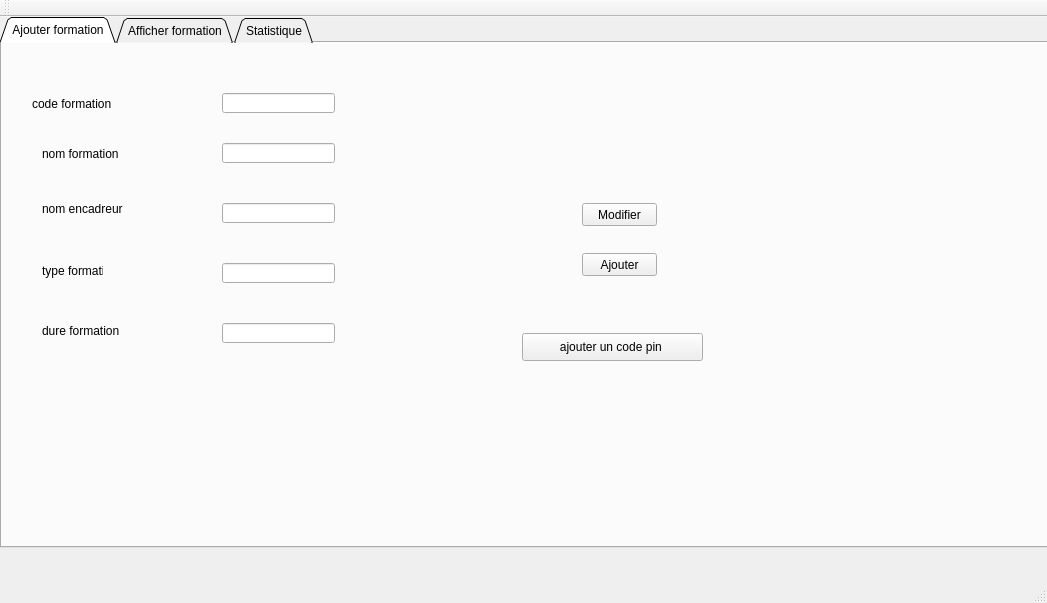
<?xml version="1.0" encoding="UTF-8"?>
<ui version="4.0">
 <class>MainWindow</class>
 <widget class="QMainWindow" name="MainWindow">
  <property name="geometry">
   <rect>
    <x>0</x>
    <y>0</y>
    <width>1047</width>
    <height>603</height>
   </rect>
  </property>
  <property name="windowTitle">
   <string>Gestion des Clients</string>
  </property>
  <widget class="QWidget" name="centralWidget">
   <widget class="QTabWidget" name="tabWidget">
    <property name="geometry">
     <rect>
      <x>0</x>
      <y>0</y>
      <width>1141</width>
      <height>531</height>
     </rect>
    </property>
    <property name="tabShape">
     <enum>QTabWidget::Triangular</enum>
    </property>
    <property name="currentIndex">
     <number>0</number>
    </property>
    <widget class="QWidget" name="tab_3">
     <attribute name="title">
      <string>Ajouter formation</string>
     </attribute>
     <widget class="QLabel" name="label_13">
      <property name="geometry">
       <rect>
        <x>40</x>
        <y>90</y>
        <width>131</width>
        <height>41</height>
       </rect>
      </property>
      <property name="text">
       <string>nom formation</string>
      </property>
     </widget>
     <widget class="QLabel" name="label_14">
      <property name="geometry">
       <rect>
        <x>30</x>
        <y>50</y>
        <width>131</width>
        <height>21</height>
       </rect>
      </property>
      <property name="text">
       <string>code formation</string>
      </property>
     </widget>
     <widget class="QLabel" name="label_15">
      <property name="geometry">
       <rect>
        <x>40</x>
        <y>150</y>
        <width>131</width>
        <height>31</height>
       </rect>
      </property>
      <property name="text">
       <string>nom encadreur</string>
      </property>
     </widget>
     <widget class="QLabel" name="label_16">
      <property name="geometry">
       <rect>
        <x>40</x>
        <y>220</y>
        <width>61</width>
        <height>16</height>
       </rect>
      </property>
      <property name="text">
       <string>type formation</string>
      </property>
     </widget>
     <widget class="QLabel" name="label_17">
      <property name="geometry">
       <rect>
        <x>40</x>
        <y>280</y>
        <width>141</width>
        <height>16</height>
       </rect>
      </property>
      <property name="text">
       <string>dure formation</string>
      </property>
     </widget>
     <widget class="QLineEdit" name="CODE_FORMATION">
      <property name="geometry">
       <rect>
        <x>220</x>
        <y>50</y>
        <width>113</width>
        <height>20</height>
       </rect>
      </property>
     </widget>
     <widget class="QLineEdit" name="NOM_FOR">
      <property name="geometry">
       <rect>
        <x>220</x>
        <y>100</y>
        <width>113</width>
        <height>20</height>
       </rect>
      </property>
     </widget>
     <widget class="QLineEdit" name="NOM_ENCADREUR">
      <property name="geometry">
       <rect>
        <x>220</x>
        <y>160</y>
        <width>113</width>
        <height>20</height>
       </rect>
      </property>
     </widget>
     <widget class="QLineEdit" name="TYPE_FOR">
      <property name="geometry">
       <rect>
        <x>220</x>
        <y>220</y>
        <width>113</width>
        <height>20</height>
       </rect>
      </property>
     </widget>
     <widget class="QLineEdit" name="DURE_FOR">
      <property name="geometry">
       <rect>
        <x>220</x>
        <y>280</y>
        <width>113</width>
        <height>20</height>
       </rect>
      </property>
     </widget>
     <widget class="QPushButton" name="pushButtonAjouter">
      <property name="geometry">
       <rect>
        <x>580</x>
        <y>210</y>
        <width>75</width>
        <height>23</height>
       </rect>
      </property>
      <property name="text">
       <string>Ajouter</string>
      </property>
     </widget>
     <widget class="QPushButton" name="Mod_2">
      <property name="geometry">
       <rect>
        <x>580</x>
        <y>160</y>
        <width>75</width>
        <height>23</height>
       </rect>
      </property>
      <property name="text">
       <string>Modifier</string>
      </property>
     </widget>
     <widget class="QPushButton" name="rechercher_button_2">
      <property name="geometry">
       <rect>
        <x>520</x>
        <y>290</y>
        <width>181</width>
        <height>28</height>
       </rect>
      </property>
      <property name="text">
       <string>ajouter un code pin </string>
      </property>
     </widget>
    </widget>
    <widget class="QWidget" name="tab_4">
     <attribute name="title">
      <string>Afficher formation</string>
     </attribute>
     <widget class="QTableView" name="tab_for">
      <property name="geometry">
       <rect>
        <x>10</x>
        <y>30</y>
        <width>761</width>
        <height>271</height>
       </rect>
      </property>
     </widget>
     <widget class="QLabel" name="label_18">
      <property name="geometry">
       <rect>
        <x>60</x>
        <y>390</y>
        <width>111</width>
        <height>20</height>
       </rect>
      </property>
      <property name="text">
       <string>code formation</string>
      </property>
     </widget>
     <widget class="QLineEdit" name="code_supp">
      <property name="geometry">
       <rect>
        <x>180</x>
        <y>390</y>
        <width>113</width>
        <height>22</height>
       </rect>
      </property>
     </widget>
     <widget class="QPushButton" name="supp">
      <property name="geometry">
       <rect>
        <x>410</x>
        <y>400</y>
        <width>93</width>
        <height>28</height>
       </rect>
      </property>
      <property name="text">
       <string>Supprimer</string>
      </property>
     </widget>
     <widget class="QPushButton" name="Mod_4">
      <property name="geometry">
       <rect>
        <x>410</x>
        <y>360</y>
        <width>93</width>
        <height>28</height>
       </rect>
      </property>
      <property name="text">
       <string>Modifier</string>
      </property>
     </widget>
     <widget class="QPushButton" name="rechercher_button">
      <property name="geometry">
       <rect>
        <x>410</x>
        <y>440</y>
        <width>93</width>
        <height>28</height>
       </rect>
      </property>
      <property name="text">
       <string>Rechercher</string>
      </property>
     </widget>
     <widget class="QPushButton" name="qrcodegen">
      <property name="geometry">
       <rect>
        <x>830</x>
        <y>260</y>
        <width>200</width>
        <height>28</height>
       </rect>
      </property>
      <property name="styleSheet">
       <string notr="true"/>
      </property>
      <property name="text">
       <string>Générer QR Code</string>
      </property>
     </widget>
     <widget class="QLabel" name="qrcodecommande">
      <property name="enabled">
       <bool>true</bool>
      </property>
      <property name="geometry">
       <rect>
        <x>830</x>
        <y>60</y>
        <width>200</width>
        <height>200</height>
       </rect>
      </property>
      <property name="sizePolicy">
       <sizepolicy hsizetype="Fixed" vsizetype="Fixed">
        <horstretch>0</horstretch>
        <verstretch>0</verstretch>
       </sizepolicy>
      </property>
      <property name="minimumSize">
       <size>
        <width>200</width>
        <height>200</height>
       </size>
      </property>
      <property name="maximumSize">
       <size>
        <width>200</width>
        <height>200</height>
       </size>
      </property>
      <property name="text">
       <string/>
      </property>
     </widget>
     <widget class="QGroupBox" name="groupBox">
      <property name="geometry">
       <rect>
        <x>810</x>
        <y>350</y>
        <width>191</width>
        <height>111</height>
       </rect>
      </property>
      <property name="title">
       <string>Trier  NOM par ordre:</string>
      </property>
      <widget class="QRadioButton" name="radioButton_croissant">
       <property name="geometry">
        <rect>
         <x>10</x>
         <y>40</y>
         <width>161</width>
         <height>20</height>
        </rect>
       </property>
       <property name="text">
        <string>Alphabétique Croissant</string>
       </property>
      </widget>
      <widget class="QRadioButton" name="radioButton_dcroissant">
       <property name="geometry">
        <rect>
         <x>10</x>
         <y>80</y>
         <width>171</width>
         <height>20</height>
        </rect>
       </property>
       <property name="text">
        <string>Alphabétique Décroissant</string>
       </property>
      </widget>
     </widget>
     <widget class="QPushButton" name="rechercher_button_22">
      <property name="geometry">
       <rect>
        <x>110</x>
        <y>440</y>
        <width>181</width>
        <height>28</height>
       </rect>
      </property>
      <property name="text">
       <string>ajouter un code pin </string>
      </property>
     </widget>
    </widget>
    <widget class="QWidget" name="tab">
     <attribute name="title">
      <string>Statistique</string>
     </attribute>
     <widget class="QPushButton" name="statsmed">
      <property name="geometry">
       <rect>
        <x>770</x>
        <y>430</y>
        <width>181</width>
        <height>28</height>
       </rect>
      </property>
      <property name="text">
       <string>Appliquer la statistique</string>
      </property>
     </widget>
    </widget>
   </widget>
  </widget>
  <widget class="QMenuBar" name="menuBar">
   <property name="geometry">
    <rect>
     <x>0</x>
     <y>0</y>
     <width>1047</width>
     <height>26</height>
    </rect>
   </property>
  </widget>
  <widget class="QToolBar" name="mainToolBar">
   <attribute name="toolBarArea">
    <enum>TopToolBarArea</enum>
   </attribute>
   <attribute name="toolBarBreak">
    <bool>false</bool>
   </attribute>
  </widget>
  <widget class="QStatusBar" name="statusBar"/>
 </widget>
 <layoutdefault spacing="6" margin="11"/>
 <resources/>
 <connections/>
</ui>
